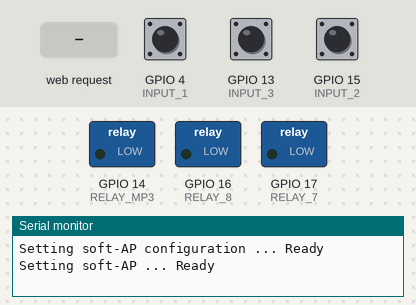
The sketch below on a simulated ESP32. Parts: switched loads named in the sketch (green lamp = pin HIGH), the last lines printed to the serial monitor. Inputs (shaded band) come from the test bench; at power-on: GPIO 4 (INPUT_1) HIGH, GPIO 13 (INPUT_3) HIGH, GPIO 15 (INPUT_2) HIGH.

Above: at 0.01 s.
At 1.3 s:
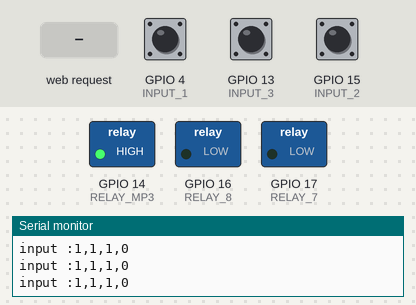
1.4 s: HTTP request GET /Patient1 received
3.1 s: GPIO 4 (INPUT_1) pulled LOW for 0.6 s
At 3.6 s:
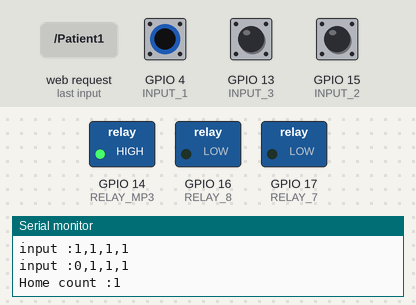
8.2 s: GPIO 13 (INPUT_3) pulled LOW for 3.2 s
12.9 s: GPIO 15 (INPUT_2) pulled LOW for 1 s
Timing chart, 0 to 15.9 s (numbered marks = the images above; inputs shaded):
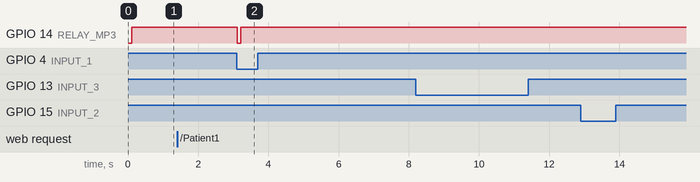

Measured:
- after the input at 3.1 s, GPIO 14 (RELAY_MP3): HIGH → LOW at once, → HIGH 0.10 s later

The sketch:

Line_Follower.ino
```cpp
#include <WiFi.h>
#include <WebServer.h>

 const char* ssid     = "linefollower";
const char* password = "123456789";

IPAddress local_IP(192,168,43,1);
IPAddress gateway(192,168,43,1);
IPAddress subnet(255,255,255,0);


// Relay connection
  #define RELAY_1               23
  #define RELAY_2               22
  #define RELAY_3               21
  #define RELAY_4               19
  #define RELAY_5               18
  #define RELAY_6               5
  #define RELAY_7               17
  #define RELAY_8               16

  #define RELAY_MP3             14

  #define INPUT_1               4
  #define INPUT_2               15
  #define INPUT_3               13


  bool blnstart = false;

  WebServer server(80);

void setup() {

    Serial.begin(9600);

    Serial.print("Setting soft-AP configuration ... ");

    Serial.println(WiFi.softAPConfig(local_IP, gateway, subnet) ? "Ready" : "Failed!");

    Serial.print("Setting soft-AP ... ");
    Serial.println(WiFi.softAP(ssid,password) ? "Ready" : "Failed!");

    delay(100);

    pinMode(INPUT_1, INPUT_PULLUP );
    pinMode(INPUT_2, INPUT_PULLUP );
    pinMode(INPUT_3, INPUT_PULLUP );

    pinMode(RELAY_1, INPUT );
    pinMode(RELAY_2, INPUT );
    pinMode(RELAY_3, INPUT );
    pinMode(RELAY_4, INPUT );
    pinMode(RELAY_5, INPUT );
    pinMode(RELAY_6, INPUT );
    pinMode(RELAY_7, INPUT );
    pinMode(RELAY_8, INPUT );

    pinMode(RELAY_MP3, OUTPUT );
    digitalWrite(RELAY_MP3, HIGH );

    server.on("/", handle_OnConnect);
    server.on("/Patient1", handle_Patient1);
    server.on("/Patinet2", handle_Patinet2);
    server.on("/Patient3", handle_Patient3);
    server.on("/AllPatient", handle_AllPatient);

    server.begin();
    Serial.println("HTTP server started");


}


int homecounter = 0;
int homewaittimeout = 0;
bool blnpatient1 = false;
bool blnpatient2 = false;
bool blnpatient3 = false;
bool blnpatientall = false;

void loop() {

  server.handleClient();

  int Relay1info = -1;
  int Relay2Info = -1;

  int homeinfo = digitalRead(INPUT_1);

  int Motorleft  = digitalRead( INPUT_2 );
  int Motorright = digitalRead( INPUT_3 );

  Serial.print("input :");
  Serial.print(homeinfo);
  Serial.print(",");
  Serial.print(Motorleft);
  Serial.print(",");
  Serial.print(Motorright);
  Serial.print(",");
  Serial.println(blnstart);

  if( blnstart )
  {

      pinMode(RELAY_7, OUTPUT);
      pinMode(RELAY_8, OUTPUT);

      if( Motorleft == 0 )
      {
          pinMode(RELAY_7, OUTPUT);
          pinMode(RELAY_8, INPUT);

          Serial.print("Motor Left");

          homeinfo = 1;

      }

      if( Motorright == 0 )
      {
          pinMode(RELAY_7, INPUT);
          pinMode(RELAY_8, OUTPUT);
          Serial.print("Motor Right");

          homeinfo = 1;
      }

      if( homewaittimeout > 0 )
        --homewaittimeout;

      if( homewaittimeout <= 0 )
      {
        if( homeinfo == 0 )
        {
            homewaittimeout = 10;

            ++homecounter;
             Serial.print("Home count :");
             Serial.println(homecounter);

            if( homecounter <=  3 )
            {
                if( homecounter == 1 )
                {
                    if( blnpatient1 )
                    {
                      Relay1info = RELAY_1;
                      Relay2Info = RELAY_2;
                    }
                }
                else if( homecounter == 2 )
                {
                    if( blnpatient2 )
                    {
                      Relay1info = RELAY_3;
                      Relay2Info = RELAY_4;
                    }
                }
                else if( homecounter == 3 )
                {
                    if( blnpatient3 )
                    {
                      Relay1info = RELAY_5;
                      Relay2Info = RELAY_6;
                    }
                }

                if( Relay1info > 0 )
                {
                    pinMode(RELAY_7, INPUT);
                    pinMode(RELAY_8, INPUT);

                    digitalWrite(RELAY_MP3, LOW );
                    delay(100);
                    digitalWrite(RELAY_MP3, HIGH );

                    pinMode(Relay1info, OUTPUT);
                    delay(3000);
                    pinMode(Relay1info, INPUT);
                    delay(1000);
                    pinMode(Relay2Info, OUTPUT);
                    delay(3000);
                    pinMode(Relay2Info, INPUT);

                    pinMode(RELAY_7, OUTPUT);
                    pinMode(RELAY_8, OUTPUT);
                }


            }

            if( homecounter >= 4 )
            {
                blnstart = false;
            }

        }
      }

  }
  else
  {
      homecounter = 0;
      homewaittimeout = 0;

      pinMode(RELAY_7, INPUT);
      pinMode(RELAY_8, INPUT);
  }


  delay(500);

}


void handle_OnConnect() {
  Serial.println("GPIO4 Status: OFF | GPIO5 Status: OFF");
  server.send(200, "text/html", SendHTML());
}


void handle_Patient1() {
  blnpatient1 = true;
  blnpatient2 = false;
  blnpatient3 = false;
  blnpatientall = false;
  blnstart = !blnstart;

  Serial.println("Patient 1 Status: ON");
  server.send(200, "text/html", SendHTML());
}

void handle_Patinet2() {
  blnpatient1 = false;
  blnpatient2 = true;
  blnpatient3 = false;
  blnpatientall = false;
  blnstart = !blnstart;

  Serial.println("Patient 2 Status: ON");
  server.send(200, "text/html", SendHTML());
}

void handle_Patient3() {
  blnpatient1 = false;
  blnpatient2 = false;
  blnpatient3 = true;
  blnpatientall = false;
  blnstart = !blnstart;

  Serial.println("Patient 3 Status: ON");
  server.send(200, "text/html", SendHTML());
}

void handle_AllPatient() {
  blnpatient1 = true;
  blnpatient2 = true;
  blnpatient3 = true;
  blnpatientall = true;
  blnstart = !blnstart;

  Serial.println("Patient All Status: ON");
  server.send(200, "text/html", SendHTML());
}

String SendHTML(  )
{
  String ptr = "<!DOCTYPE html> <html>\n";
  ptr +="<head><meta name=\"viewport\" content=\"width=device-width, initial-scale=1.0, user-scalable=no\">\n";
  ptr +="<title>Line Follow Robot</title>\n";
  ptr +="<style>html { font-family: Helvetica; display: inline-block; margin: 0px auto; text-align: center;}\n";
  ptr +="body{margin-top: 50px;} h1 {color: #444444;margin: 50px auto 30px;} h3 {color: #444444;margin-bottom: 50px;}\n";
  ptr +=".button {display: block;width: 80px;background-color: #3498db;border: none;color: white;padding: 13px 30px;text-decoration: none;font-size: 25px;margin: 0px auto 35px;cursor: pointer;border-radius: 4px;}\n";
  ptr +=".button-on {background-color: #3498db;}\n";
  ptr +=".button-on:active {background-color: #2980b9;}\n";
  ptr +=".button-off {background-color: #34495e;}\n";
  ptr +=".button-off:active {background-color: #2c3e50;}\n";
  ptr +="p {font-size: 14px;color: #888;margin-bottom: 10px;}\n";
  ptr +="</style>\n";
  ptr +="</head>\n";
  ptr +="<body>\n";
  ptr +="<h1>Line Follow Robot</h1>\n";
  if( homecounter == 0 )
  {
      ptr +="<h3> Check Me </h3>\n";
  }

   if(blnpatient1)
  {ptr +="<p>Status: PATINET 1 </p><a class=\"button button-off\" href=\"/Patient1\">STOP</a>\n";}
  else
  {ptr +="<p>Status: PATINET 1</p><a class=\"button button-on\" href=\"/Patient1\">START</a>\n";}

   if(blnpatient2)
  {ptr +="<p>Status: PATINET 2</p><a class=\"button button-off\" href=\"/Patinet2\">STOP</a>\n";}
  else
  {ptr +="<p>Status: PATINET 2</p><a class=\"button button-on\" href=\"/Patinet2\">START</a>\n";}

   if(blnpatient3)
  {ptr +="<p>Status: PATINET 3</p><a class=\"button button-off\" href=\"/Patient3\">STOP</a>\n";}
  else
  {ptr +="<p>Status: PATINET 3</p><a class=\"button button-on\" href=\"/Patient3\">START</a>\n";}

   if(blnpatientall)
  {ptr +="<p>Status: PATINET ALL</p><a class=\"button button-off\" href=\"/AllPatient\">STOP</a>\n";}
  else
  {ptr +="<p>Status: PATINET ALL</p><a class=\"button button-on\" href=\"/AllPatient\">START</a>\n";}

  ptr +="</body>\n";
  ptr +="</html>\n";
  return ptr;
}
```
